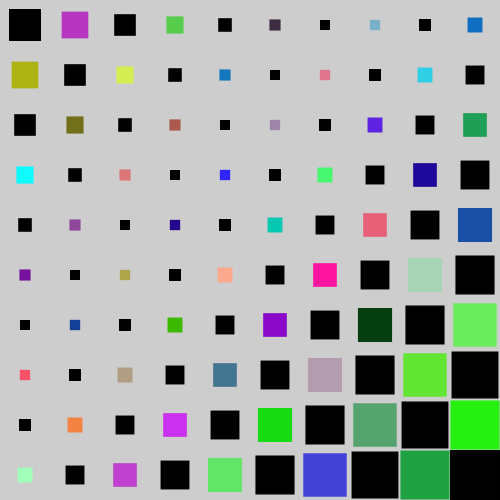
Frame 1 (no input)
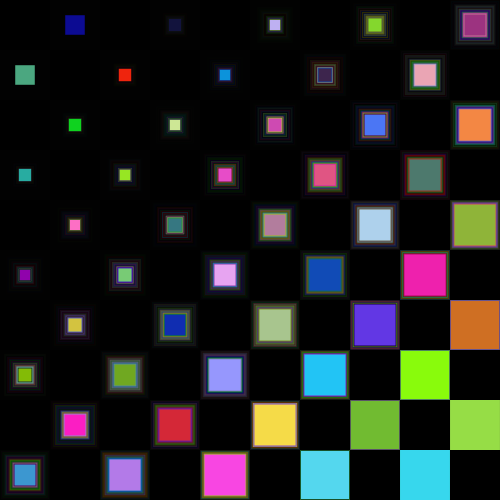
Frame 60 (no input)
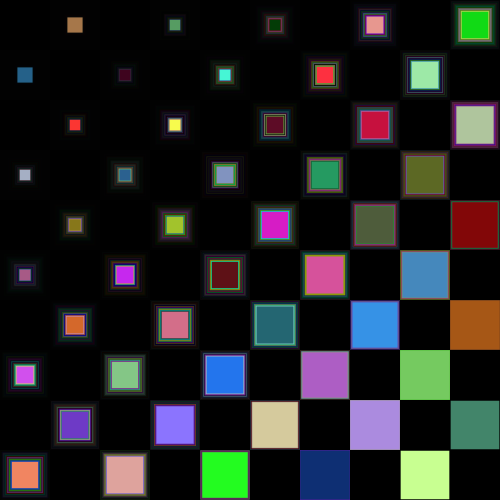
Frame 120 (the mouse pressed at the canvas centre since frame 60)

The p5.js sketch that drew these frames (run headless with seeded random() and noise() and a simulated clock; from frame 60 on, the mouse is pressed at the canvas centre):

// p5.js sketch
// ── sketch.js
function setup() {
    createCanvas(500, 500);
    noStroke();
  }
  
  function draw() {
    background(0, 0, 0, 50);
    
    let taille = 50;
  
    for (let y = 0; y < height; y += taille) {
      for (let x = 0; x < width; x += taille) {
        
        let colonnes = x / taille;
        let rangées = y / taille;
        
        if ( (colonnes + rangées) - 2 * floor((colonnes + rangées)/2) == 0 ) {
          fill(0);
        } else {
          fill(random (255), random (255), random (255), );
        }
  
        let tailleAnim = map(sin(frameCount * 0.1 + x + y), -1, 1, 10, taille);
  
        rect(x + (taille - tailleAnim) / 2, y + (taille - tailleAnim) / 2, tailleAnim, tailleAnim);
      }
    }
  }
